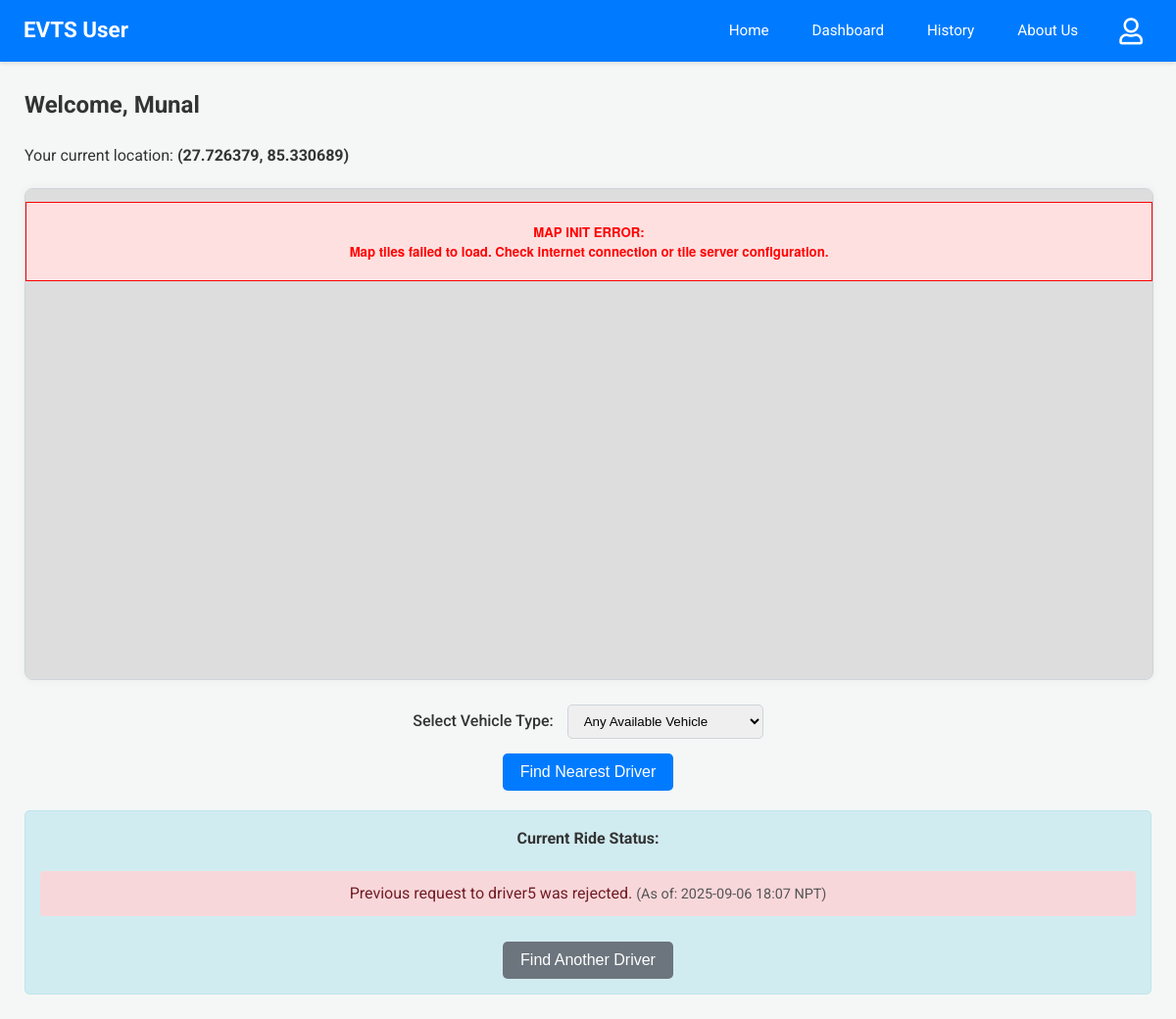
The app's page /user-dashboard (signed in), older data.
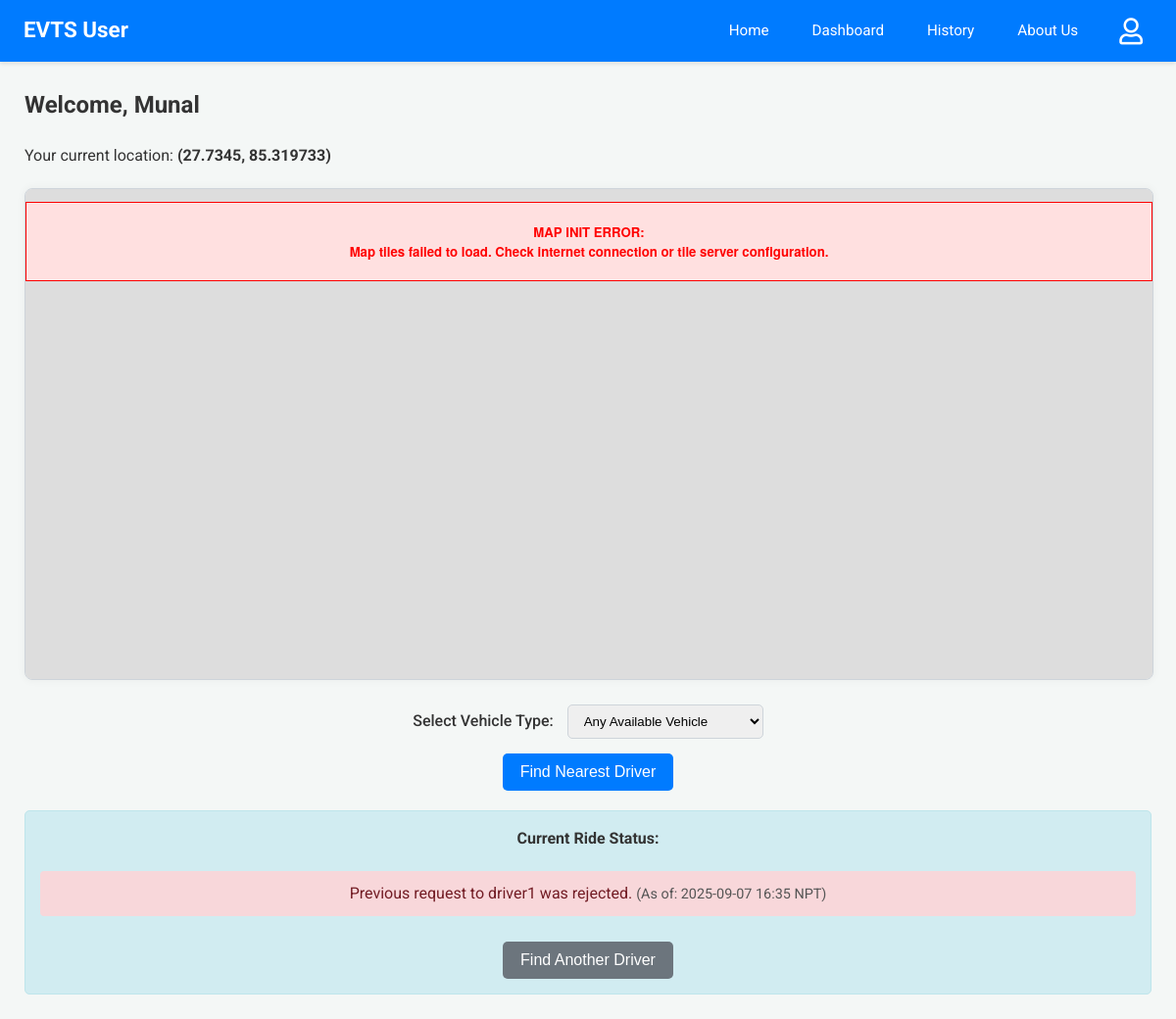
The same page, newer data.
### app.py (models this page shows)
class User(db.Model):
    email = db.Column(db.String(120), primary_key=True)
    name = db.Column(db.String(100))
    phone = db.Column(db.String(15))
    password = db.Column(db.String(256)) # Increased length for hash
    latitude = db.Column(db.Float, nullable=True)
    longitude = db.Column(db.Float, nullable=True)

### app.py (the view)
@app.route('/user-dashboard')
@login_required_user
def user_dashboard():
    user = User.query.get(session['user'])
    if not user:
        session.pop('user', None)
        flash('User session not found, please log in again.', 'error')
        return redirect(url_for('login'))
    drivers_with_nodes = Driver.query.filter(
    Driver.node.isnot(None),
    Driver.is_approved == True ).all()
    driver_list_for_js = [
    {'email': d.email, 'name': d.name, 'vehicle': d.vehicle, 'node': d.node}
    for d in drivers_with_nodes if d.node in coordinates]
    current_ride_status_info = None #Ride status
    accepted_ride_db = RideRequest.query.filter_by(user_email=user.email, status='accepted').order_by(RideRequest.timestamp.desc()).first()
    if accepted_ride_db:
        driver_obj = Driver.query.get(accepted_ride_db.driver_email)
        if driver_obj and driver_obj.node and driver_obj.node in coordinates and \
           accepted_ride_db.user_latitude_at_request is not None and \
           accepted_ride_db.user_longitude_at_request is not None:
            current_ride_status_info = {
                'ride_id': accepted_ride_db.id,
                'type': 'accepted',
                'driver_name': driver_obj.name,
                'driver_node': driver_obj.node,
                'user_latitude_for_route': accepted_ride_db.user_latitude_at_request,
                'user_longitude_for_route': accepted_ride_db.user_longitude_at_request,
                'timestamp': format_datetime_npt(accepted_ride_db.timestamp),
                'message': f"Your ride with {driver_obj.name} is confirmed! Driver is on the way."
            }
        else:
            print(f"Warning (User Dashboard): Accepted ride ID {accepted_ride_db.id} has invalid location data. Driver Node: {driver_obj.node if driver_obj else 'N/A'}, User Lat: {accepted_ride_db.user_latitude_at_request}, User Lng: {accepted_ride_db.user_longitude_at_request}")
            current_ride_status_info = {'type': 'error', 'message': 'Error displaying accepted ride details (location data issue).', 'timestamp': format_datetime_npt(datetime.now(timezone.utc))}
    else:
        pending_ride_db = RideRequest.query.filter_by(user_email=user.email, status='Pending').order_by(RideRequest.timestamp.desc()).first()
        if pending_ride_db:
            driver_obj = Driver.query.get(pending_ride_db.driver_email)
            driver_name_pending = driver_obj.name if driver_obj else pending_ride_db.driver_email
            current_ride_status_info = {
                'type': 'pending',
                'driver_name': driver_name_pending,
                'timestamp': format_datetime_npt(pending_ride_db.timestamp),
                'message': f"Your request to {driver_name_pending} is pending..."
            }
        else:
            last_inactive_ride_db = RideRequest.query.filter(
                RideRequest.user_email == user.email,
                RideRequest.status.in_(['rejected','superseded'])
            ).order_by(RideRequest.timestamp.desc()).first()
            if last_inactive_ride_db:
                driver_obj = Driver.query.get(last_inactive_ride_db.driver_email)
                driver_name_inactive = driver_obj.name if driver_obj else last_inactive_ride_db.driver_email
                msg = f"Previous request to {driver_name_inactive} was {last_inactive_ride_db.status}."
                if last_inactive_ride_db.status == 'superseded':
                    msg = "Your previous active request was superseded by a new one."
                current_ride_status_info = {
                    'type': last_inactive_ride_db.status,
                    'driver_name': driver_name_inactive,
                    'timestamp': format_datetime_npt(last_inactive_ride_db.timestamp),
                    'message': msg
                }
    vehicle_types_query = db.session.query(Driver.vehicle).filter(Driver.vehicle.isnot(None), Driver.vehicle != '').distinct().all()
    vehicle_types = sorted([vt[0] for vt in vehicle_types_query if vt[0]])
    print(f"[User Dashboard] Unique Vehicle Types Found: {vehicle_types}")
    response = make_response(render_template('user_dashboard.html',
                                                user=user,
                                                drivers_for_js=driver_list_for_js,
                                                coords=coordinates, # For driver node locations
                                                current_ride_status=current_ride_status_info,
                                                graph_for_js=graph, # For Dijkstra path visualization
                                                vehicle_types=vehicle_types,
                                                services=emergency_services )) # Pass to template
    return add_no_cache_to_response(response)

### app.py (called while the page is built)
def format_datetime_npt(dt_utc):
    if dt_utc is None: return "N/A"
    if dt_utc.tzinfo is None or dt_utc.tzinfo.utcoffset(dt_utc) is None:
        dt_utc = dt_utc.replace(tzinfo=timezone.utc)
    else:
        dt_utc = dt_utc.astimezone(timezone.utc)
    dt_npt = dt_utc.astimezone(NPT)
    return dt_npt.strftime('%Y-%m-%d %H:%M NPT')

def login_required_user(f):
    @wraps(f)
    def decorated_function(*args, **kwargs):
        if 'user' not in session:
            return redirect(url_for('login', next=request.url))
        return f(*args, **kwargs)
    return decorated_function

def add_no_cache_to_response(response):
    response.headers["Cache-Control"] = "no-cache, no-store, must-revalidate, public, max-age=0"
    response.headers["Pragma"] = "no-cache"
    response.headers["Expires"] = "0"
    return response

### templates/user_dashboard.html (shortened to what this page needs)
{% extends 'user_base.html' %}
 {% block head_extra %}
<link rel="stylesheet" href="https://unpkg.com/leaflet@1.9.4/dist/leaflet.css" />
<link rel="stylesheet" href="https://unpkg.com/leaflet-routing-machine@latest/dist/leaflet-routing-machine.css" />
{% endblock %} {% block content %}
<h2>Welcome, {{ user.name }}</h2>
<p>
    Your current location:
    <strong>
        <span id="currentUserPreciseLocation">
            {% if user.latitude and user.longitude %} ({{ user.latitude|round(6) }}, {{ user.longitude|round(6) }}) {% else %} Please click map to set {% endif %}
        </span>
    </strong>
</p>
<div class="map-wrapper-fullwidth">
    <div class="map-container-inner">
        <div id="map"><p style="text-align: center; padding-top: 50px; color: #555;" id="mapLoadingText">Loading map...</p></div>
    </div>
</div>
<div style="text-align: center; margin-bottom: 15px; margin-top: 20px;">
    <label for="vehicleTypeSelect" style="margin-right: 10px; font-weight: 500;">Select Vehicle Type:</label>
    <select id="vehicleTypeSelect" class="role-select" style="padding: 8px 12px; border-radius: 5px; min-width: 200px; border: 1px solid #ced4da;">
        <option value="">Any Available Vehicle</option>
    </select>
</div>
<div style="text-align: center; margin-bottom: 20px;">
    <button id="findNearestBtn" onclick="findNearestAndShowPreview(true)" {% if user.latitude is none or user.longitude is none %} disabled title="Click map to set your location first." {% endif %}>
        Find Nearest Driver
    </button>
</div>
<div id="notifications" class="status-notifications">
    <h4>Current Ride Status:</h4>
    {% if current_ride_status %}
    <p class="status-{{ current_ride_status.type }}">
        {{ current_ride_status.message }} {% if current_ride_status.timestamp %}
        <span style="font-size: 0.9em; color: #555;">(As of: {{ current_ride_status.timestamp }})</span>
        {% endif %}
    </p>
    {% if current_ride_status.type == 'rejected' or current_ride_status.type == 'superseded' %}
    <button onclick="findNearestAndShowPreview(false)" class="btn-secondary" style="margin-top: 10px;" {% if user.latitude is none or user.longitude is none %}disabled title="Set your location on map first" {% endif %}>
        Find Another Driver
    </button>
    {% endif %} {% else %}
    <p>No active ride requests. Click "Find Nearest Driver" to start.</p>
    {% endif %}
</div>
{% endblock %}

Row changes from the older to the newer data that the page shows:
changed User "Munal": latitude "27.726379" → "27.7345"; longitude "85.330689" → "85.319733"
Text that changed along with them:
{{ current_ride_status.message }}: "Previous request to driver5 was rejected." → "Previous request to driver1 was rejected."
{{ current_ride_status.timestamp }}: "2025-09-06 18:07 NPT" → "2025-09-07 16:35 NPT"
